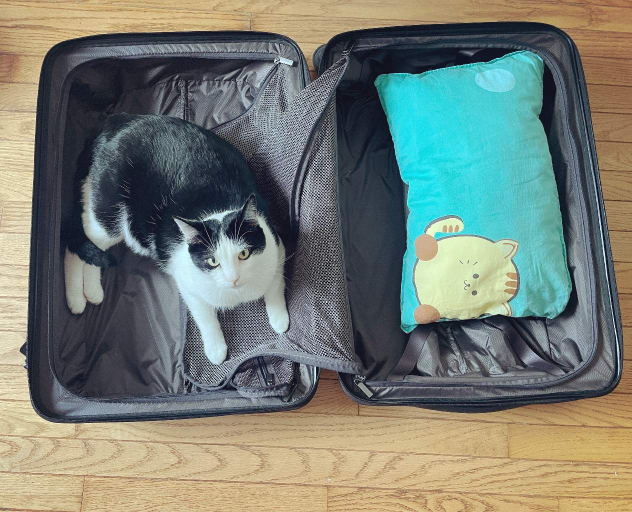
#> input picture data/cat-finetune/09.jpg, 1263 x 1024 px, found by its file name (shown at 1/2 size)
$ jupyter execute resize-crop-example.ipynb
#> lines starting #> are read from the running program, lines starting #| are printed output that depends on the picture
[cell 1]
import numpy as np
import pandas as pd
from matplotlib import pyplot as plt
from matplotlib.image import imread
from PIL import Image, ImageOps
import os

[cell 2]
# image examples
im1 = 'data/original/09.JPG'
im2 = 'data/original/13.JPG'
im3 = 'data/cropped/09.JPG'
im4 = 'data/cropped/13.JPG'

[cell 3]
# resize with the shortest edge

def resize(im, fixed_size=224):
    w, h = im.size
    if w <= h:  # fixed width to 224
        width_percent = (fixed_size / w)
        height_size = int(h * width_percent)
        im = im.resize((fixed_size, height_size), Image.NEAREST)
    else:  # fixed height to 224
        height_percent = (fixed_size / h)
        width_size = int((w * height_percent))
        im = im.resize((width_size, fixed_size), Image.NEAREST)
    return im

# center crop an image assuming the image is larger than 224 x 224

def center_crop(img, w_crop=224, h_crop=224):

    w, h = img.size
    # int() handles size with odd number
    # coordinates for the left upper and lower right corner points
    left = int(w/2 - w_crop/2)
    upper = int(h/2 - h_crop/2)
    right = left + w_crop
    lower = upper + h_crop

    img_cropped = img.crop((left, upper, right, lower))
    return img_cropped

[cell 4]
# resize and then center crop

img1 = Image.open(im1)
#> img1 is the input picture: PIL image 1263x1024 RGB; mean R, G, B 117.6, 125, 116.3
img2 = Image.open(im2)
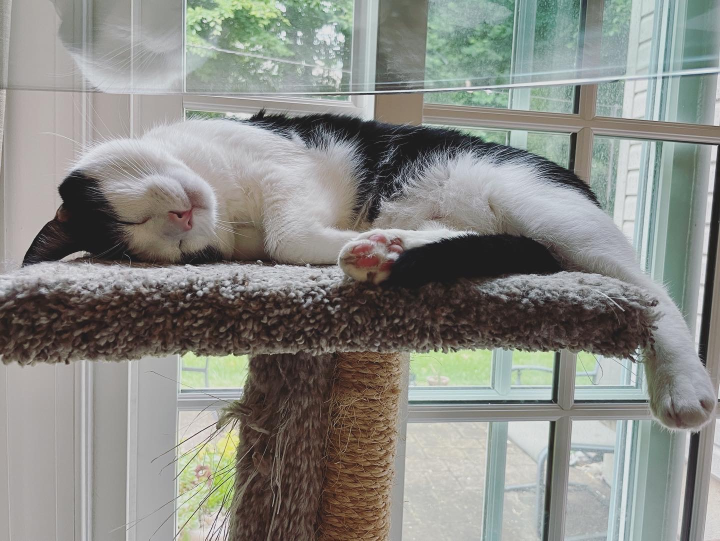
#> input picture data/original/13.JPG, 1440 x 1081 px, found by its file name (shown at 1/2 size)
#> img2 is the input picture: PIL image 1440x1081 RGB; mean R, G, B 136.9, 137.8, 132.7
img3 = Image.open(im3)
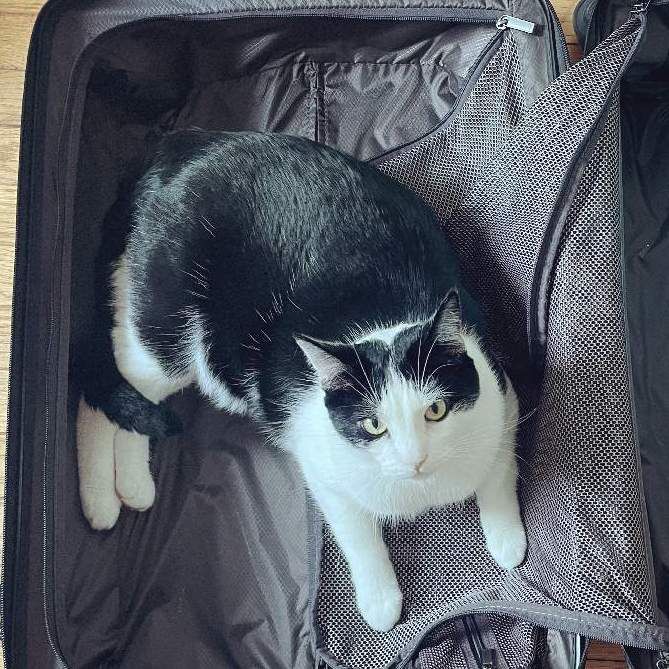
#> input picture data/cropped/09.jpg, 669 x 669 px, found by its file name
#> img3 is the input picture: PIL image 669x669 RGB; mean R, G, B 83.4, 88.7, 98.1
img4 = Image.open(im4)
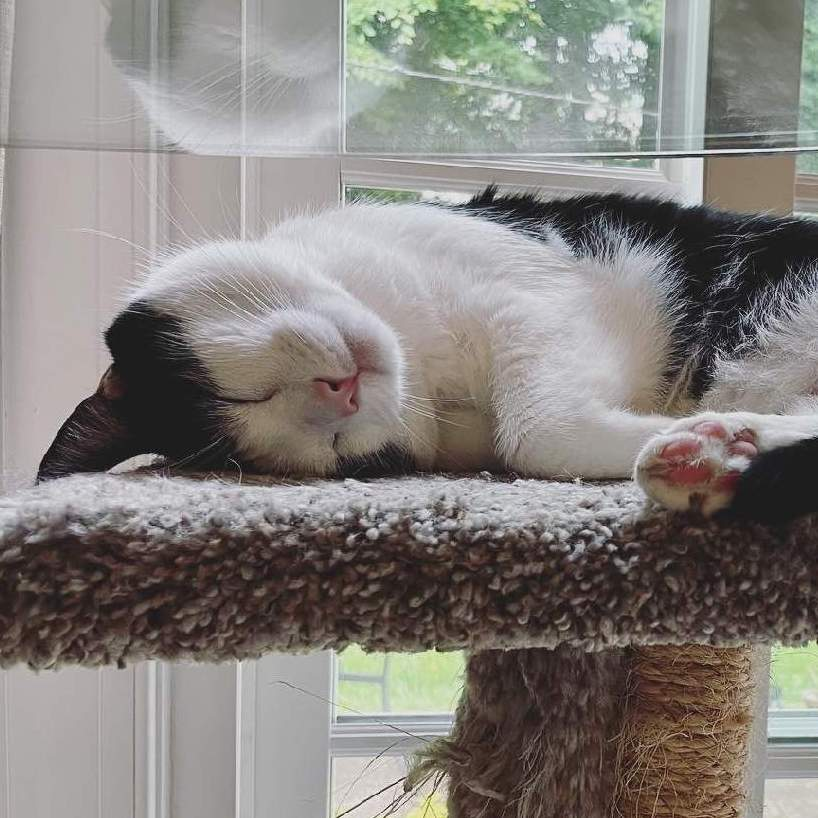
#> input picture data/cropped/13.jpg, 818 x 818 px, found by its file name
#> img4 is the input picture: PIL image 818x818 RGB; mean R, G, B 132.9, 128.4, 124.8

fig, ax = plt.subplots(2, 2, figsize=(10, 10))
ax[0, 0].imshow(center_crop(resize(img1)))
#> in resize, `im = im.resize((width_size, fixed_size), Image.NEAREST)`:
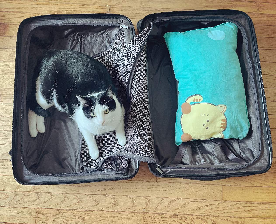
#> im: PIL image 276x224 RGB; mean R, G, B 117.6, 125.1, 116.3
#> in center_crop, `w, h = img.size`: w = 276; h = 224
#> in center_crop, `left = int(w/2 - w_crop/2)`: left = 26
#> in center_crop, `upper = int(h/2 - h_crop/2)`: upper = 0
#> in center_crop, `right = left + w_crop`: right = 250
#> in center_crop, `lower = upper + h_crop`: lower = 224
#> in center_crop, `img_cropped = img.crop((left, upper, right, lower))`:
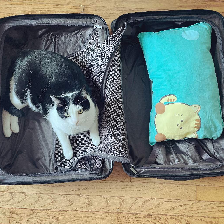
#> img_cropped: PIL image 224x224 RGB; mean R, G, B 110.9, 123.6, 117.8
ax[0, 0].set_title('default resized and center-cropped')
ax[1, 0].imshow(center_crop(resize(img2)))
#> call 2 of resize, with fixed_size = 224
#> in resize (call 2), `im = im.resize((width_size, fixed_size), Image.NEAREST)`:
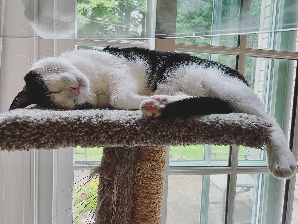
#> im: PIL image 298x224 RGB; mean R, G, B 137, 137.9, 132.7
#> call 2 of center_crop, with w_crop = 224, h_crop = 224
#> in center_crop (call 2), `w, h = img.size`: w = 298
#> in center_crop (call 2), `left = int(w/2 - w_crop/2)`: left = 37
#> in center_crop (call 2), `right = left + w_crop`: right = 261
#> in center_crop (call 2), `img_cropped = img.crop((left, upper, right, lower))`:
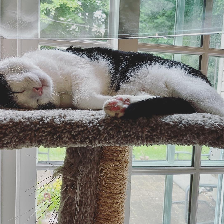
#> img_cropped: PIL image 224x224 RGB; mean R, G, B 134.6, 135, 128.9
ax[0, 1].set_title('custom cropped')
ax[0, 1].imshow(resize(img3))
#> call 3 of resize, with fixed_size = 224
#> in resize (call 3), `im = im.resize((fixed_size, height_size), Image.NEAREST)`:
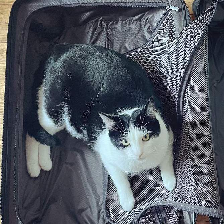
#> im: PIL image 224x224 RGB; mean R, G, B 83.4, 88.8, 98.2
ax[1, 1].imshow(resize(img4))
#> call 4 of resize, with fixed_size = 224
#> in resize (call 4), `im = im.resize((fixed_size, height_size), Image.NEAREST)`:
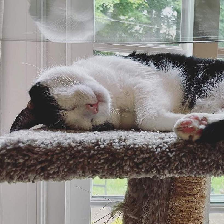
#> im: PIL image 224x224 RGB; mean R, G, B 132.9, 128.4, 124.7
ax[0, 0].axis('off')
ax[0, 1].axis('off')
ax[1, 0].axis('off')
ax[1, 1].axis('off')

fig.savefig('resize-crop-example.jpg')
